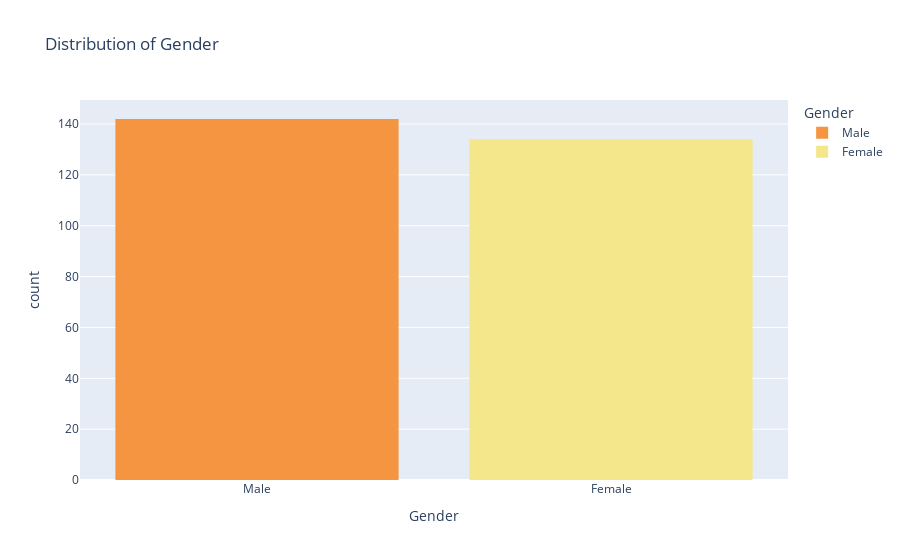

The cell this chart's notebook holds for it:
### Markdown cell above
<div style="background-color:gray; color:white; padding:15px; font-size:25px; font-family: sans-serif; text-align:left; border-radius:20px;">Gender & Lung cancer
</div>

### Code cell
df_plot = df.copy()
df_plot['gender'] = df_plot['gender'].replace({1:"Male",2:"Female"})
fig = px.histogram(df_plot,x='gender',color='gender',color_discrete_map={"Male":"#f59542",'Female':"#f4e78b"},
                  labels={'gender':'Gender'},title="Distribution of Gender")
fig.update_xaxes(categoryorder='array',categoryarray=['Male','Female'])
fig.show()

### Figure 1 — Plotly figure (JSON) as saved in the notebook; plotly's stock layout.template omitted (floating-point values rounded to 4 significant figures; data arrays with more than 128 entries replaced by an {"elided": "..."} marker saying what was removed)
{"data": [{"alignmentgroup": "True", "bingroup": "x", "hovertemplate": "Gender=%{x}<br>count=%{y}<extra></extra>", "legendgroup": "Male", "marker": {"color": "#f59542", "pattern": {"shape": ""}}, "name": "Male", "offsetgroup": "Male", "orientation": "v", "showlegend": true, "type": "histogram", "x": {"elided": "142 str values"}, "xaxis": "x", "yaxis": "y"}, {"alignmentgroup": "True", "bingroup": "x", "hovertemplate": "Gender=%{x}<br>count=%{y}<extra></extra>", "legendgroup": "Female", "marker": {"color": "#f4e78b", "pattern": {"shape": ""}}, "name": "Female", "offsetgroup": "Female", "orientation": "v", "showlegend": true, "type": "histogram", "x": {"elided": "134 str values"}, "xaxis": "x", "yaxis": "y"}], "layout": {"barmode": "relative", "legend": {"title": {"text": "Gender"}, "tracegroupgap": 0}, "title": {"text": "Distribution of Gender"}, "xaxis": {"anchor": "y", "categoryarray": ["Male", "Female"], "categoryorder": "array", "domain": [0.0, 1.0], "title": {"text": "Gender"}}, "yaxis": {"anchor": "x", "domain": [0.0, 1.0], "title": {"text": "count"}}}}
